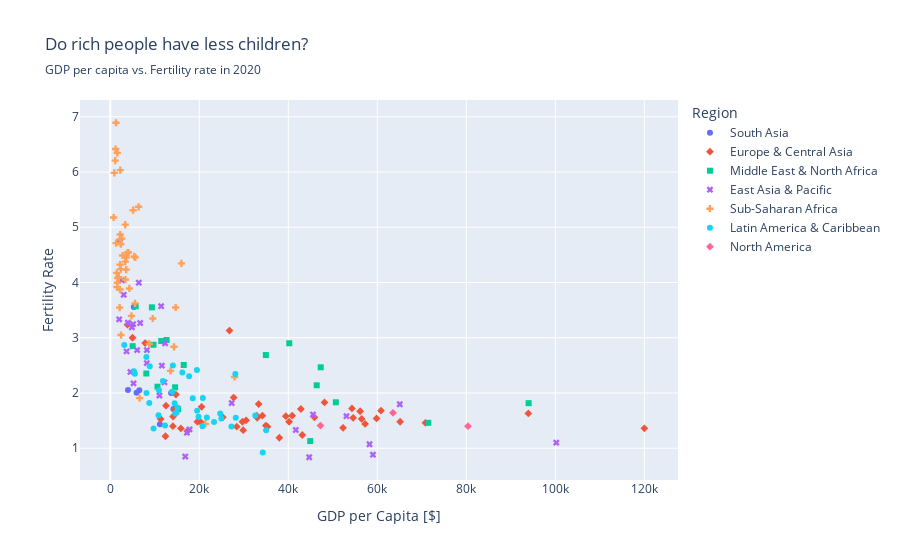

Notebook code cell kept with this figure:
### Markdown cell above
Add a title and proper labels for the x- and y-axis and the legend.

### Code cell
px.scatter(df20, x='gdp_capita', y='fertility', 
           color='region', symbol='region', hover_name='country',
           title='Do rich people have less children?',
           subtitle = 'GDP per capita vs. Fertility rate in 2020',
           labels={'region': 'Region',
                   'gdp_capita': 'GDP per Capita [$]',
                    'fertility': 'Fertility Rate'
                    }
           )

### Figure 1 — Plotly figure (JSON) as saved in the notebook; plotly's stock layout.template omitted (floating-point values rounded to 4 significant figures)
{"data": [{"hovertemplate": "<b>%{hovertext}</b><br><br>Region=South Asia<br>GDP per Capita [$]=%{x}<br>Fertility Rate=%{y}<extra></extra>", "hovertext": ["Afghanistan", "Bangladesh", "Bhutan", "India", "Maldives", "Nepal", "Pakistan", "Sri Lanka"], "legendgroup": "South Asia", "marker": {"color": "#636efa", "symbol": "circle"}, "mode": "markers", "name": "South Asia", "orientation": "v", "showlegend": true, "type": "scatter", "x": [2079.0, 5905.0, 11140.0, 6518.0, 14170.0, 3973.0, 5285.0, 13660.0], "xaxis": "x", "y": [4.75, 2.003, 1.433, 2.051, 1.712, 2.055, 3.555, 2.0], "yaxis": "y"}, {"hovertemplate": "<b>%{hovertext}</b><br><br>Region=Europe & Central Asia<br>GDP per Capita [$]=%{x}<br>Fertility Rate=%{y}<extra></extra>", "hovertext": ["Albania", "Andorra", "Armenia", "Austria", "Azerbaijan", "Belarus", "Belgium", "Bosnia and Herzegovina", "Bulgaria", "Channel Islands", "Croatia", "Cyprus", "Czechia", "Denmark", "Estonia", "Faroe Islands", "Finland", "France", "Georgia", "Germany", "Gibraltar", "Greece", "Greenland", "Hungary", "Iceland", "Ireland", "Isle of Man", "Italy", "Kazakhstan", "Kosovo", "Kyrgyz Republic", "Latvia", "Liechtenstein", "Lithuania", "Luxembourg", "Moldova", "Monaco", "Montenegro", "Netherlands", "North Macedonia", "Norway", "Poland", "Portugal", "Romania", "Russian Federation", "San Marino", "Serbia", "Slovak Republic", "Slovenia", "Spain", "Sweden", "Switzerland", "Tajikistan", "Turkiye", "Turkmenistan", "Ukraine", "United Kingdom", "Uzbekistan"], "legendgroup": "Europe & Central Asia", "marker": {"color": "#EF553B", "symbol": "diamond"}, "mode": "markers", "name": "Europe & Central Asia", "orientation": "v", "showlegend": true, "type": "scatter", "x": [14060.0, NaN, 14110.0, 57260.0, 14500.0, 20320.0, 54570.0, 15860.0, 25300.0, NaN, 29690.0, 29860.0, 42830.0, 60830.0, 39440.0, NaN, 52310.0, 48130.0, 14750.0, 56480.0, NaN, 28420.0, NaN, 34170.0, 54300.0, 93940.0, NaN, 43140.0, 26780.0, 11310.0, 4991.0, 33020.0, NaN, 40180.0, 120000.0, 12510.0, NaN, 20510.0, 59820.0, 17320.0, 65130.0, 35320.0, 34960.0, 33340.0, 30510.0, 59520.0, 19560.0, 32920.0, 40870.0, 37990.0, 56140.0, 70810.0, 3857.0, 27720.0, NaN, 12390.0, 45870.0, 7823.0], "xaxis": "x", "y": [1.4, NaN, 1.575, 1.44, 1.7, 1.474, 1.55, 1.359, 1.56, 1.447, 1.48, 1.328, 1.71, 1.68, 1.58, 2.323, 1.37, 1.83, 1.971, 1.53, 1.855, 1.39, 2.019, 1.59, 1.72, 1.63, 1.569, 1.24, 3.13, 1.529, 3.0, 1.55, 1.46, 1.48, 1.36, 1.77, NaN, 1.75, 1.54, 1.31, 1.48, 1.39, 1.41, 1.8, 1.505, NaN, 1.48, 1.59, 1.59, 1.19, 1.67, 1.46, 3.237, 1.917, 2.701, 1.217, 1.56, 2.904], "yaxis": "y"}, {"hovertemplate": "<b>%{hovertext}</b><br><br>Region=Middle East & North Africa<br>GDP per Capita [$]=%{x}<br>Fertility Rate=%{y}<extra></extra>", "hovertext": ["Algeria", "Bahrain", "Djibouti", "Egypt, Arab Rep.", "Iran, Islamic Rep.", "Iraq", "Israel", "Jordan", "Kuwait", "Lebanon", "Libya", "Malta", "Morocco", "Oman", "Qatar", "Saudi Arabia", "Syrian Arab Republic", "Tunisia", "United Arab Emirates", "West Bank and Gaza", "Yemen, Rep."], "legendgroup": "Middle East & North Africa", "marker": {"color": "#00cc96", "symbol": "square"}, "mode": "markers", "name": "Middle East & North Africa", "orientation": "v", "showlegend": true, "type": "scatter", "x": [11450.0, 50680.0, 5020.0, 12660.0, 15240.0, 9344.0, 40220.0, 9698.0, 46380.0, 14560.0, 16500.0, 44930.0, 8089.0, 34950.0, 94010.0, 47280.0, NaN, 10600.0, 71460.0, 5705.0, NaN], "xaxis": "x", "y": [2.942, 1.832, 2.848, 2.96, 1.708, 3.551, 2.9, 2.873, 2.14, 2.103, 2.507, 1.13, 2.353, 2.687, 1.816, 2.465, 2.798, 2.114, 1.46, 3.57, 3.886], "yaxis": "y"}, {"hovertemplate": "<b>%{hovertext}</b><br><br>Region=East Asia & Pacific<br>GDP per Capita [$]=%{x}<br>Fertility Rate=%{y}<extra></extra>", "hovertext": ["American Samoa", "Australia", "Brunei Darussalam", "Cambodia", "China", "Fiji", "French Polynesia", "Guam", "Hong Kong SAR, China", "Indonesia", "Japan", "Kiribati", "Korea, Dem. People's Rep.", "Korea, Rep.", "Lao PDR", "Macao SAR, China", "Malaysia", "Marshall Islands", "Micronesia, Fed. Sts.", "Mongolia", "Myanmar", "Nauru", "New Caledonia", "New Zealand", "Northern Mariana Islands", "Palau", "Papua New Guinea", "Philippines", "Samoa", "Singapore", "Solomon Islands", "Thailand", "Timor-Leste", "Tonga", "Tuvalu", "Vanuatu", "Vietnam"], "legendgroup": "East Asia & Pacific", "marker": {"color": "#ab63fa", "symbol": "x"}, "mode": "markers", "name": "East Asia & Pacific", "orientation": "v", "showlegend": true, "type": "scatter", "x": [NaN, 53070.0, 65050.0, 4516.0, 17210.0, 11580.0, NaN, NaN, 59020.0, 12160.0, 41680.0, 2003.0, NaN, 44690.0, 8199.0, 58250.0, 27280.0, 6031.0, 3649.0, 12320.0, 5224.0, 11420.0, NaN, 45550.0, NaN, 16850.0, 3951.0, 8209.0, 6402.0, 100200.0, 2607.0, 17810.0, 5129.0, 6713.0, 4834.0, 3009.0, 11040.0], "xaxis": "x", "y": [NaN, 1.581, 1.796, 2.381, 1.281, 2.495, 1.705, 2.593, 0.883, 2.194, 1.33, 3.333, 1.818, 0.837, 2.541, 1.072, 1.818, 2.777, 2.754, 2.9, 2.174, 3.571, 2.04, 1.61, NaN, 0.85, 3.274, 2.777, 3.997, 1.1, 4.038, 1.341, 3.247, 3.267, 3.188, 3.778, 1.955], "yaxis": "y"}, {"hovertemplate": "<b>%{hovertext}</b><br><br>Region=Sub-Saharan Africa <br>GDP per Capita [$]=%{x}<br>Fertility Rate=%{y}<extra></extra>", "hovertext": ["Angola", "Benin", "Botswana", "Burkina Faso", "Burundi", "Cabo Verde", "Cameroon", "Central African Republic", "Chad", "Comoros", "Congo, Dem. Rep.", "Congo, Rep.", "Cote d'Ivoire", "Equatorial Guinea", "Eritrea", "Eswatini", "Ethiopia", "Gabon", "Gambia, The", "Ghana", "Guinea", "Guinea-Bissau", "Kenya", "Lesotho", "Liberia", "Madagascar", "Malawi", "Mali", "Mauritania", "Mauritius", "Mozambique", "Namibia", "Niger", "Nigeria", "Rwanda", "Sao Tome and Principe", "Senegal", "Seychelles", "Sierra Leone", "Somalia", "South Africa", "South Sudan", "Sudan", "Tanzania", "Togo", "Uganda", "Zambia", "Zimbabwe"], "legendgroup": "Sub-Saharan Africa ", "marker": {"color": "#FFA15A", "symbol": "cross"}, "mode": "markers", "name": "Sub-Saharan Africa ", "orientation": "v", "showlegend": true, "type": "scatter", "x": [6367.0, 3365.0, 14300.0, 2211.0, 751.2, 6577.0, 3871.0, 895.3, 1573.0, 3403.0, 1103.0, 3574.0, 5377.0, 15980.0, NaN, 8755.0, 2379.0, 14680.0, 2157.0, 5558.0, 2750.0, 1905.0, 4749.0, 2413.0, 1461.0, 1517.0, 1573.0, 2243.0, 5613.0, 21350.0, 1303.0, 9548.0, 1283.0, 5138.0, 2182.0, 4286.0, 3574.0, 27920.0, 1675.0, 1191.0, 13530.0, NaN, 4092.0, 2613.0, 2180.0, 2366.0, 3362.0, 2102.0], "xaxis": "x", "y": [5.371, 5.048, 2.836, 4.869, 5.177, 1.908, 4.543, 5.985, 6.346, 4.052, 6.206, 4.234, 4.472, 4.346, 3.933, 2.89, 4.243, 3.548, 4.777, 3.623, 4.489, 4.094, 3.397, 3.049, 4.174, 3.918, 3.995, 6.035, 4.455, 1.44, 4.713, 3.349, 6.892, 5.309, 3.873, 3.893, 4.454, 2.29, 4.08, 6.417, 2.401, 4.543, 4.542, 4.795, 4.323, 4.693, 4.379, 3.545], "yaxis": "y"}, {"hovertemplate": "<b>%{hovertext}</b><br><br>Region=Latin America & Caribbean <br>GDP per Capita [$]=%{x}<br>Fertility Rate=%{y}<extra></extra>", "hovertext": ["Antigua and Barbuda", "Argentina", "Aruba", "Bahamas, The", "Barbados", "Belize", "Bolivia", "Brazil", "British Virgin Islands", "Cayman Islands", "Chile", "Colombia", "Costa Rica", "Cuba", "Curacao", "Dominica", "Dominican Republic", "Ecuador", "El Salvador", "Grenada", "Guatemala", "Guyana", "Haiti", "Honduras", "Jamaica", "Mexico", "Nicaragua", "Panama", "Paraguay", "Peru", "Puerto Rico", "Sint Maarten (Dutch part)", "St. Kitts and Nevis", "St. Lucia", "St. Martin (French part)", "St. Vincent and the Grenadines", "Suriname", "Trinidad and Tobago", "Turks and Caicos Islands", "Uruguay", "Venezuela, RB", "Virgin Islands (U.S.)"], "legendgroup": "Latin America & Caribbean ", "marker": {"color": "#19d3f3", "symbol": "circle"}, "mode": "markers", "name": "Latin America & Caribbean ", "orientation": "v", "showlegend": true, "type": "scatter", "x": [19840.0, 20790.0, 35010.0, 27220.0, 14580.0, 8135.0, 8110.0, 14900.0, NaN, 71310.0, 24940.0, 15100.0, 21690.0, NaN, 20710.0, 10830.0, 17710.0, 10940.0, 8760.0, 13910.0, 8859.0, 19460.0, 3137.0, 5310.0, 9724.0, 18520.0, 5524.0, 28100.0, 14060.0, 11810.0, 34250.0, 32580.0, 28200.0, 12300.0, NaN, 14460.0, 16190.0, 24700.0, 19510.0, 23310.0, NaN, NaN], "xaxis": "x", "y": [1.569, 1.911, 1.325, 1.394, 1.628, 1.999, 2.651, 1.649, 0.976, NaN, 1.537, 1.737, 1.555, 1.5, 1.4, 1.597, 2.303, 2.051, 1.819, 2.023, 2.484, 2.418, 2.869, 2.394, 1.358, 1.905, 2.349, 2.344, 2.497, 2.216, 0.922, 1.591, 1.55, 1.411, 2.448, 1.814, 2.371, 1.631, 1.679, 1.477, 2.23, 2.03], "yaxis": "y"}, {"hovertemplate": "<b>%{hovertext}</b><br><br>Region=North America<br>GDP per Capita [$]=%{x}<br>Fertility Rate=%{y}<extra></extra>", "hovertext": ["Bermuda", "Canada", "United States"], "legendgroup": "North America", "marker": {"color": "#FF6692", "symbol": "diamond"}, "mode": "markers", "name": "North America", "orientation": "v", "showlegend": true, "type": "scatter", "x": [80380.0, 47230.0, 63530.0], "xaxis": "x", "y": [1.4, 1.41, 1.641], "yaxis": "y"}], "layout": {"legend": {"title": {"text": "Region"}, "tracegroupgap": 0}, "title": {"subtitle": {"text": "GDP per capita vs. Fertility rate in 2020"}, "text": "Do rich people have less children?"}, "xaxis": {"anchor": "y", "domain": [0, 1], "title": {"text": "GDP per Capita [$]"}}, "yaxis": {"anchor": "x", "domain": [0, 1], "title": {"text": "Fertility Rate"}}}}
